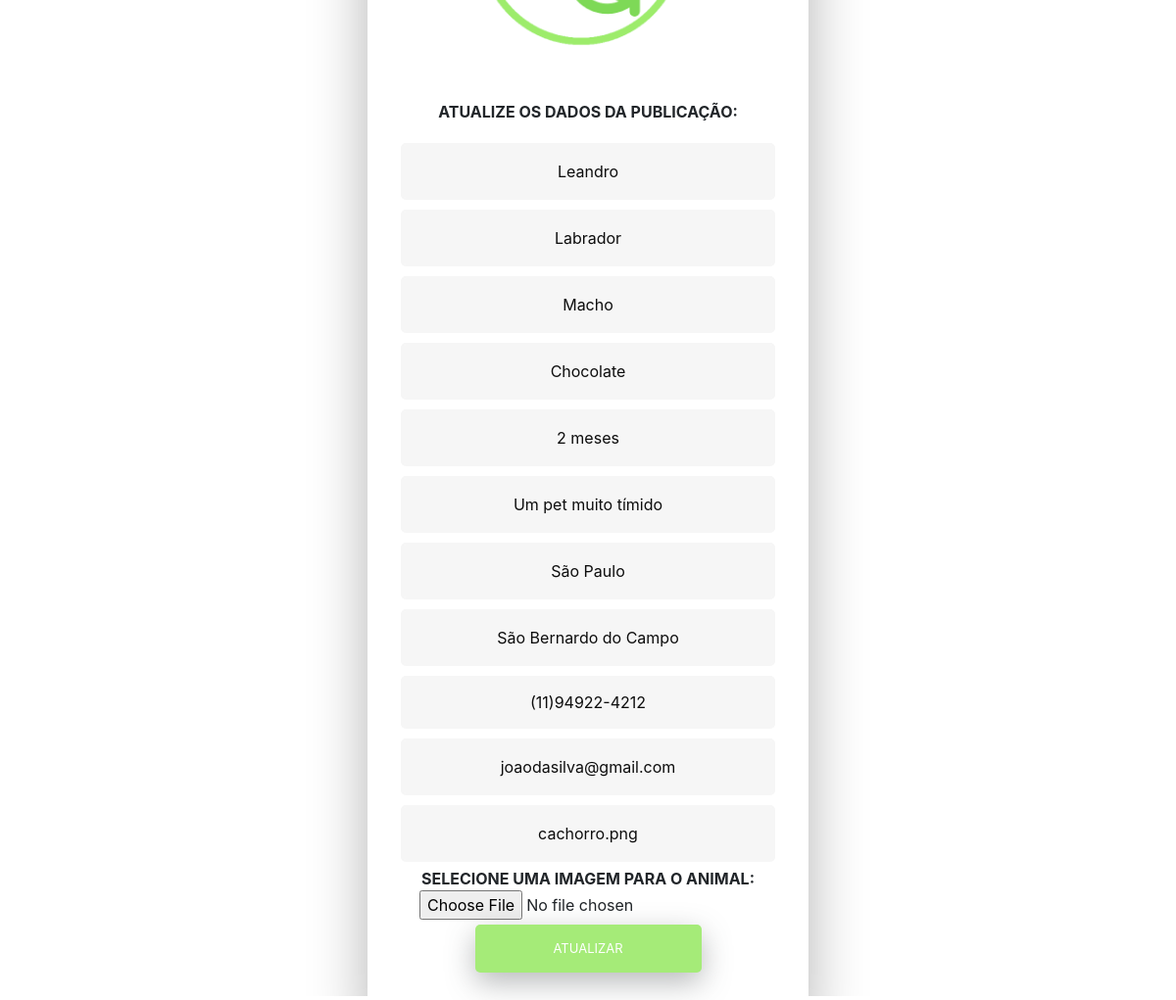
The app's page /script/postctrl.php?edit=1 with its own data.
### tables this page shows
CREATE TABLE IF NOT EXISTS `tb_publicacao`(
    `pub_id` INT(11) UNSIGNED NOT NULL AUTO_INCREMENT,
    `pub_nome` VARCHAR(30) NOT NULL,
    `pub_raca` VARCHAR(40) NOT NULL,
    `pub_sexo` VARCHAR(10) NOT NULL,
    `pub_cor` VARCHAR(60) NOT NULL,
    `pub_idade` VARCHAR(20) NOT NULL,
    `pub_descricao` VARCHAR(255),
    `pub_estado` VARCHAR(20) NOT NULL,
    `pub_cidade` VARCHAR(40) NOT NULL,
    `pub_telefone` VARCHAR(16) NOT NULL,
    `pub_email` VARCHAR(60) NOT NULL,
    `pub_imagem` VARCHAR(255) NOT NULL,
    `pub_data` DATETIME NOT NULL DEFAULT CURRENT_TIMESTAMP ON UPDATE CURRENT_TIMESTAMP,
    `id_ong` INT(11) NULL,
    `id_admin` INT(11) NULL,
    PRIMARY KEY (`pub_id`)
);

### script/postctrl.php (the view, shortened to what this page needs)
<!DOCTYPE html>
<html>
<head>
    <link rel="stylesheet" type="text/css" href="../styles/ongctrl.css">
    <link href="https://cdn.jsdelivr.net/npm/bootstrap@5.1.3/dist/css/bootstrap.min.css" rel="stylesheet">
    <link href="//maxcdn.bootstrapcdn.com/bootstrap/4.0.0/css/bootstrap.min.css" rel="stylesheet" id="bootstrap-css">
</head>
<body>
    <?php
        require_once 'delete.php';
        if(isset($_GET['edit'])){
            $id = $_GET['edit'];
            $result = $mysqli->query("SELECT * FROM tb_publicacao WHERE pub_id=$id") or die($mysqli->error());
            if($result){
                $row = $result->fetch_array();
                $nome      = $row['pub_nome'];
                $raca      = $row['pub_raca'];
                $sexo      = $row['pub_sexo'];
                $cor       = $row['pub_cor'];
                $idade     = $row['pub_idade'];
                $descricao = $row['pub_descricao'];
                $estado    = $row['pub_estado'];
                $cidade    = $row['pub_cidade'];
                $telefone  = $row['pub_telefone'];
                $email    = $row['pub_email'];
                $imagem    = $row['pub_imagem'];
            }
            ?>
            <div style="position:relative; top: 50%;">
                <div class="wrapper fadeInDown" style="position:absolute; max-height: 50%; z-index: 10040;">
                    <div id="formContent">
                        <div class="fadeIn first" style="position: relative; right: 1.5%;">
                            <img class="loguserimg" src="../../images/user_edit_register.png" id="icon" alt="User Icon" />
                        </div>
                        <div class="wrap-div">
                            <b> ATUALIZE OS DADOS DA PUBLICAÇÃO: </b>
                        </div>
                        <form action="../adm/admpostcontrol.php" method="POST">
                            <input type="text" class="fadeIn second" name="nome" value="<?php echo $nome ?>" placeholder="Nome do animal">
                            <input type="text" class="fadeIn third" name="raca" value="<?php echo $raca ?>" placeholder="Raça">
                            <input type="text" class="fadeIn third" name="sexo" value="<?php echo $sexo ?>" placeholder="Sexo">
                            <input type="text" class="fadeIn fourth" name="cor" value="<?php echo $cor ?>" placeholder="Coloração">
                            <input type="text" class="fadeIn fifth" name="idade" value="<?php echo $idade ?>" placeholder="Idade do animal" required>
                            <input type="text" class="fadeIn sixth" name="descricao" value="<?php echo $descricao ?>" placeholder="Descrição" required>
                            <input type="text" class="fadeIn seventh" name="estado" value="<?php echo $estado ?>" placeholder="Estado" required>
                            <input type="text" class="fadeIn eigth" name="cidade" value="<?php echo $cidade ?>" placeholder="Cidade" required>
                            <input type="text" class="fadeIn nineth" name="telefone" value="<?php echo $telefone ?>" placeholder="Telefone" required>
                            <input type="text" class="fadeIn ten" name="email" value="<?php echo $email ?>" placeholder="Email" required>
                            <input type="text" class="fadeIn ten" name="imagem" value="<?php echo $imagem ?>" placeholder="Imagem">
                            <b class="fadeIn ten">SELECIONE UMA IMAGEM PARA O ANIMAL: </b>
                            <input type="file" name="foto_animal" class="fadeIn ten" value="<?php echo $imagem ?>">
                            <input type="submit" style="background-color:#A5EB78;"class="fadeIn ten" name="update" value="Atualizar">
                        </form>
                    </div>
                </div>
            </div>
            <?php
            }
    ?>
</body>

### styles/ongctrl.css (style rules this page uses)
body { font-family: "Poppins", sans-serif; height: 100vh; }
.wrap-div { padding-top: 25px; padding-bottom: 15px; }
.loguserimg { border-style: solid; border-color: white; border-width:15px; }
.wrapper { display: flex; align-items: center; flex-direction: column; justify-content: center; width: 100%; min-height: 100%; padding: 20px; }
#formContent { -webkit-border-radius: 10px 10px 10px 10px; border-radius: 10px 10px 10px 10px; background: #fff; padding: 30px; width: 90%; max-width: 450px; position: relative; padding: 0px; -webkit-box-shadow: 0 30px 60px 0 rgba(0,0,0,0.3); box-shadow: 0 30px 60px 0 rgba(0,0,0,0.3); text-align: center; }
input[type=button], input[type=submit], input[type=reset] { background-color: #A5EB78; border: none; color: white; padding: 15px 80px; text-align: center; text-decoration: none; display: inline-block; text-transform: uppercase; font-size: 13px; -webkit-box-shadow: 0 10px 30px 0 rgba(76, 81, 83, 0.4); box-shadow: 0 10px 30px 0 rgba(76, 81, 83, 0.4); -webkit-border-radius: 5px 5px 5px 5px; border-radius: 5px 5px 5px 5px; margin: 5px 20px 40px 20px; -webkit-transition: all 0.3s ease-in-out; -moz-transition: all 0.3s ease-in-out; -ms-transition: all 0.3s ease-in-out; -o-transition: all 0.3s ease-in-out; transition: all 0.3s ease-in-out; }
input[type=text] { background-color: #f6f6f6; border: none; color: #0d0d0d; padding: 15px 32px; text-align: center; text-decoration: none; display: inline-block; font-size: 16px; margin: 5px; width: 85%; border: 2px solid #f6f6f6; -webkit-transition: all 0.5s ease-in-out; -moz-transition: all 0.5s ease-in-out; -ms-transition: all 0.5s ease-in-out; -o-transition: all 0.5s ease-in-out; transition: all 0.5s ease-in-out; -webkit-border-radius: 5px 5px 5px 5px; border-radius: 5px 5px 5px 5px; }
input[type=text]:placeholder { color: #cccccc; }
.fadeInDown { -webkit-animation-name: fadeInDown; animation-name: fadeInDown; -webkit-animation-duration: 1s; animation-duration: 1s; -webkit-animation-fill-mode: both; animation-fill-mode: both; }
.fadeIn { opacity:0; -webkit-animation:fadeIn ease-in 1; -moz-animation:fadeIn ease-in 1; animation:fadeIn ease-in 1; -webkit-animation-fill-mode:forwards; -moz-animation-fill-mode:forwards; animation-fill-mode:forwards; -webkit-animation-duration:1s; -moz-animation-duration:1s; animation-duration:1s; }
.fadeIn.first { -webkit-animation-delay: 0.4s; -moz-animation-delay: 0.4s; animation-delay: 0.4s; }
.fadeIn.second { -webkit-animation-delay: 0.6s; -moz-animation-delay: 0.6s; animation-delay: 0.6s; }
.fadeIn.third { -webkit-animation-delay: 0.8s; -moz-animation-delay: 0.8s; animation-delay: 0.8s; }
.fadeIn.fourth { -webkit-animation-delay: 1s; -moz-animation-delay: 1s; animation-delay: 1s; }
.fadeIn.fifth { -webkit-animation-delay: 1.2s; -moz-animation-delay: 1.2s; animation-delay: 1.2s; }
.fadeIn.sixth { -webkit-animation-delay: 1.4s; -moz-animation-delay: 1.4s; animation-delay: 1.4s; }
.fadeIn.seventh { -webkit-animation-delay: 1.6s; -moz-animation-delay: 1.6s; animation-delay: 1.6s; }
.fadeIn.eigth { -webkit-animation-delay: 1.8s; -moz-animation-delay: 1.8s; animation-delay: 1.8s; }
.fadeIn.nineth { -webkit-animation-delay: 2s; -moz-animation-delay: 2s; animation-delay: 2s; border-style: hidden; border-color: white; border-width: 10px; }
#icon { width:60%; }

### records on screen
tb_publicacao: nome "Leandro", raca "Labrador", sexo "Macho", cor "Chocolate", idade "2 meses", descricao "Um pet muito tímido", estado "São Paulo", cidade "São Bernardo do Campo", telefone "(11)94922-4212", email "joaodasilva@gmail.com", imagem "cachorro.png"
